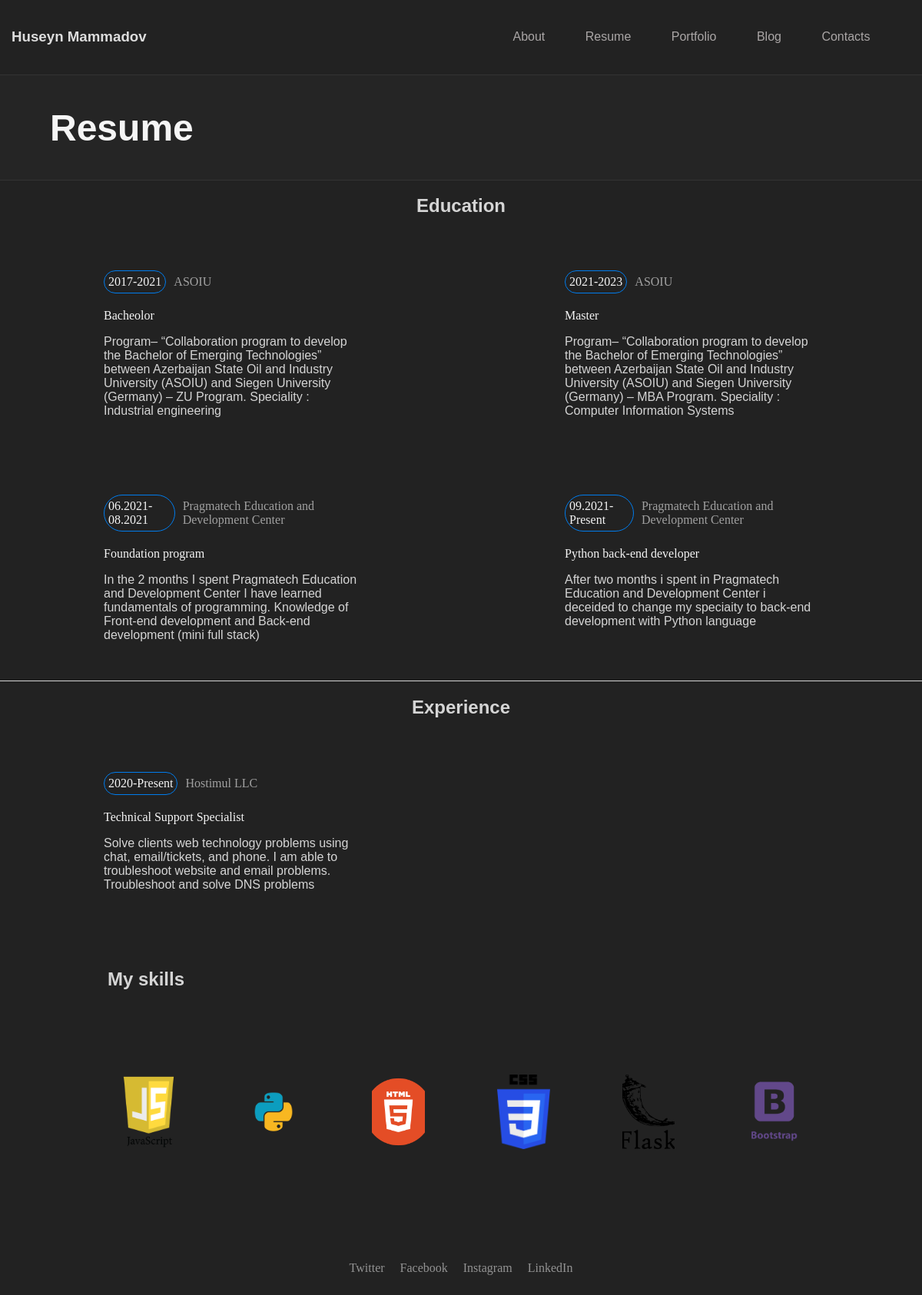
The app's page /resume, older data.
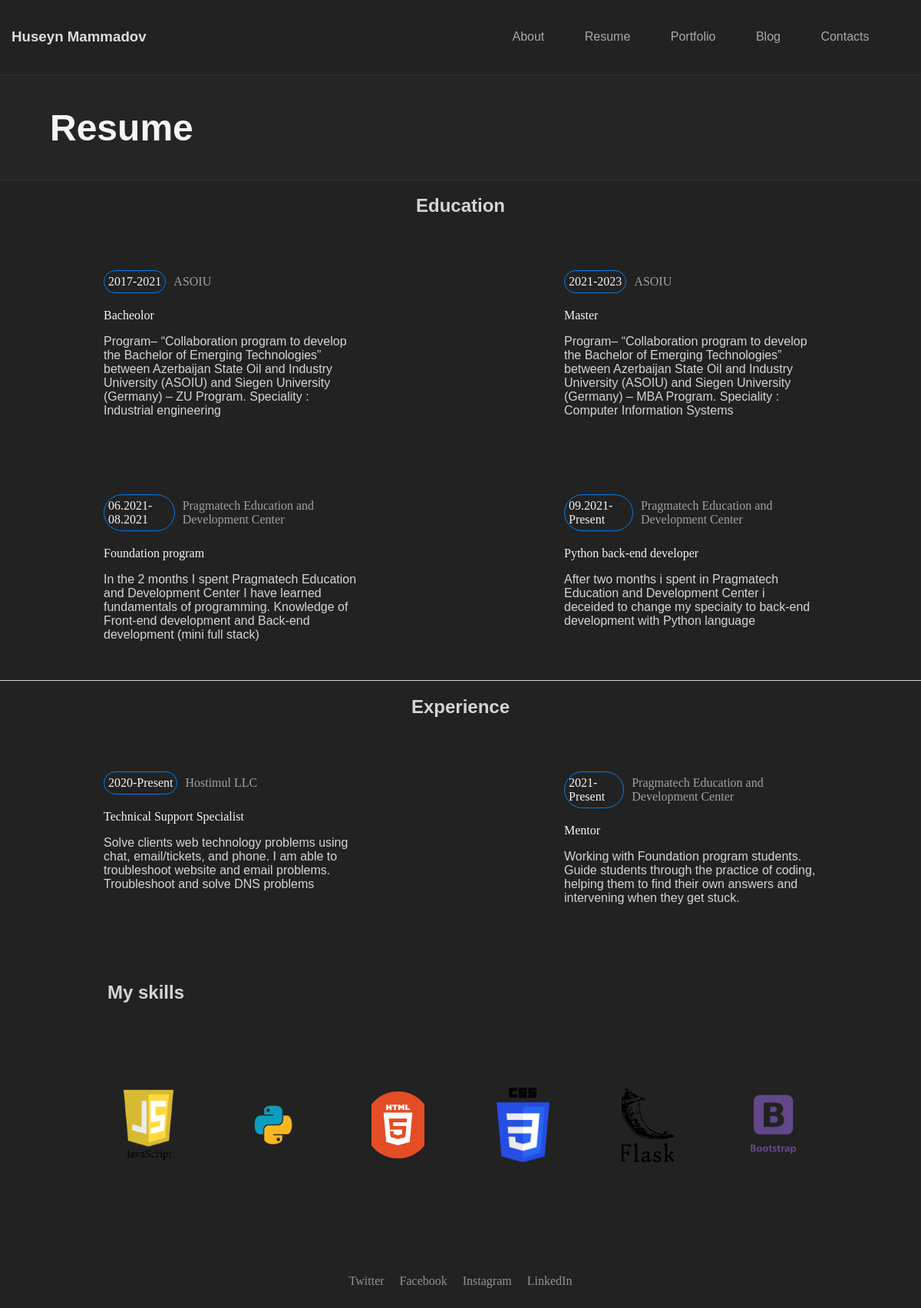
The same page, newer data.
### models.py (models this page shows)
class Education(db.Model):
    id=db.Column(db.Integer,primary_key=True)
    education_year=db.Column(db.String(100))
    education_place=db.Column(db.String(100))
    education_title=db.Column(db.String(100))
    education_desc=db.Column(db.String(100))

class Experience(db.Model):
    id=db.Column(db.Integer,primary_key=True)
    experience_year=db.Column(db.String(100))
    experience_place=db.Column(db.String(100))
    experience_title=db.Column(db.String(100))
    experience_desc=db.Column(db.String(100))

class Skill(db.Model):
    id=db.Column(db.Integer,primary_key=True)
    skill_img=db.Column(db.String(100))

### app/routes.py (the view)
@app.route("/resume")
def app_about():
    from models import Education,Experience,Skill
    education=Education.query.all()
    experience=Experience.query.all()
    skill=Skill.query.all()
    return render_template("app/resume.html",education=education, experience=experience, skill=skill)

### templates/app/resume.html
{% extends "app/base.html" %}
{% block content %}
<div id="resume">
    <section class="container-fluid text">
        <div class="col-lg-12"></div>
            <div class="portfolio-text">
                <h1>Resume</h1>
            </div>
    </section>
    <div class="container-fluid">
        <div class="row border">
            <div class="col-12 d-flex justify-content-center"><h2>Education</h2></div>
            {% for education in education %}
            <div class="col-lg-6 col-sm-12">
                <div class="education-row">
                    <div class="dateloc d-flex">
                        <div class="year">{{education.education_year}}</div>
                        <div class="place">{{education.education_place}}</div>
                    </div>
                    <div class="job-title">{{education.education_title}}</div>
                    <div class="desc-text"><p>{{education.education_desc}}</p>
                    </div>
                </div>
            </div>
            {% endfor %}
        </div>
        <div class="row">
        <div class="col-12 d-flex justify-content-center"><h2>Experience</h2></div>
            {% for experience in experience %}
            <div class="col-lg-6 col-sm-12">
                <div class="experience-row">
                    <div class="dateloc d-flex">
                        <div class="year">{{experience.experience_year}}</div>
                        <div class="place">{{experience.experience_place}}</div>
                    </div>
                    <div class="job-title">{{experience.experience_title}}</div>
                    <div class="desc-text"><p>{{experience.experience_desc}}</p>
                    </div>
                </div>
            </div>
            {% endfor %}
        </div>
    </div>
    <section class="my-skills">
        <div class="skill-header-text">
            <h1>My skills</h1>
        </div>
        <div class="container-fluid">
            <div class="row">
                <div class="col-lg-12">
                    <div class="technologies">
                        {% for skill in skill %}
                        <img src="static/uploads/{{skill.skill_img}}" alt="">
                        {% endfor %}
                    </div>
                </div>
            </div>
        </div>
    </section>
{% endblock %}

Row changes from the older to the newer data that the page shows:
added Experience: experience_year "2021-Present", experience_place "Pragmatech Education and Development Center", experience_title "Mentor", experience_desc "Working with Foundation program students. Guide students through the practice of coding, helping them to find their own answers and intervening when they get stuck."
